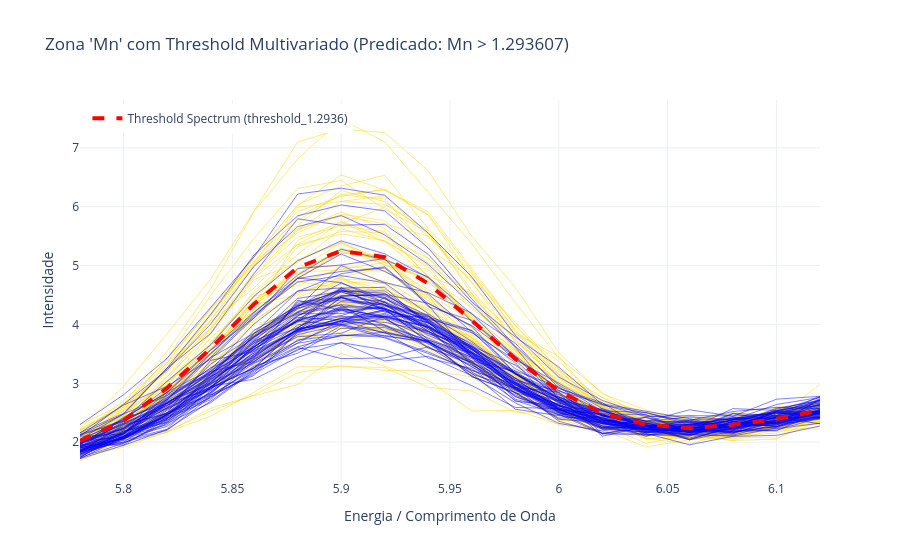

Here is the notebook cell this chart was saved with:
### Code cell
import plotly.graph_objects as go

n = 1
zone_name = lrc_summed_df_pert_natural.iloc[n]['Zone'] # o n indica a linha do dataframe lrc_summed_df_pert_natural que queremos acessar para pegar o nome da zona espectral (coluna 'Zone')
threshold_score = float(lrc_summed_df_pert_natural.iloc[n]['Threshold_Natural']) # o iloc acessa a linha n e a coluna 'Threshold_Natural' para pegar o valor do threshold já mapeado para o espaço natural (não pré-processado)

# Usar pca_info_dict dos dados ORIGINAIS (zones_original[1])
pca_info_dict_original = zones_original[1]

# Reconstrução: τ = mean + threshold * loadings (no espaço original)
threshold_spectrum = exp.reconstruct_threshold_to_spectrum(
    threshold_value=threshold_score,
    zone_name=zone_name,
    pca_info_dict=pca_info_dict_original
)
print(f"\nEspectro de threshold reconstruído para zona '{zone_name}':")
print(f"  - Dimensão: {len(threshold_spectrum)} variáveis espectrais")
#print(f"  - Range de energias: {threshold_spectrum.index[n]} - {threshold_spectrum.index[-1]}")
print(f"  - Variância explicada pela PC1: {pca_info_dict_original[zone_name]['variance_explained']:.2%}")

# Usar dados ORIGINAIS para plotar (spectral_zones_original)
zone_df = spectral_zones_original[zone_name]

# Plotar zona com threshold (inline)
fig = go.Figure()
x_values = pd.to_numeric(zone_df.columns, errors='coerce')

# Plotar espectros das amostras coloridas por classe
colors = {'A': 'gold', 'B': 'blue'}
for idx, row in zone_df.iterrows():
    class_label = ycalclass.iloc[idx] if idx < len(ycalclass) else 'Unknown'
    fig.add_trace(go.Scatter(
        x=x_values,
        y=row.values,
        mode='lines',
        line=dict(color=colors.get(class_label, 'rgba(128,128,128,0.3)'), width=0.5),
        name=f'Class {class_label}',
        showlegend=False,
        hoverinfo='skip'
    ))

# Plotar espectro de threshold (destaque)
fig.add_trace(go.Scatter(
    x=x_values,
    y=threshold_spectrum.values,
    mode='lines',
    line=dict(color='red', width=4, dash='dash'),
    name=f'Threshold Spectrum ({threshold_spectrum.name})'
))

# Layout do gráfico
fig.update_layout(
    title=f"Zona '{zone_name}' com Threshold Multivariado (Predicado: {lrc_summed_df_pert_natural.iloc[n]['Node_Natural']})",
    xaxis_title='Energia / Comprimento de Onda',
    yaxis_title='Intensidade',
    template='plotly_white',
    showlegend=True,
    legend=dict(yanchor="top", y=0.99, xanchor="left", x=0.01)
)

fig.show()
